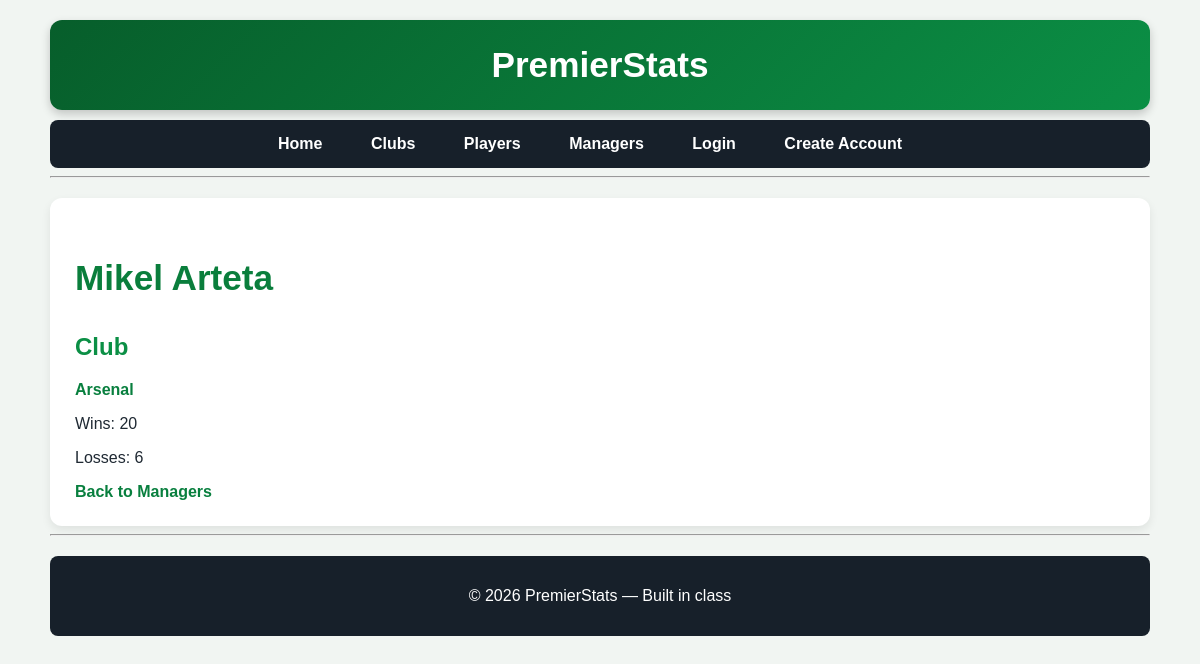
The app's page /manager/1 with its own data.
### app.py (models this page shows)
class Managers(db.Model):
    Managerid = db.Column(db.Integer, primary_key=True)
    Name = db.Column(db.String(80), nullable=False)
    clubs = db.relationship(
    "Clubs",
    backref="manager"
)

class Clubs(db.Model):
    Clubid = db.Column(db.Integer, primary_key=True)
    name = db.Column(db.String(80), nullable=False)
    Wins = db.Column(db.Integer, nullable=False)
    Losses = db.Column(db.Integer, nullable=False)
    Managerid = db.Column(
    db.Integer,
    db.ForeignKey("managers.Managerid")
)
    players = db.relationship(
        "Players",
        secondary=clubs_players,
        back_populates="clubs"
    )

### app.py (the view)
    @app.route("/manager/<int:Managerid>")
    def manager(Managerid):
        manager = Managers.query.get_or_404(Managerid)
        return render_template(
            "manager.html",
            manager=manager
        )

### templates/manager.html
{% extends "layout.html" %}
{% block content %}
<h3>{{ manager.Name }}</h3>
<h2>Club</h2>
{% if manager.clubs %}
    {% for club in manager.clubs %}
       <a href="{{ url_for('club', Clubid=club.Clubid) }}">
            {{ club.name }}</a>
        <p>Wins: {{ club.Wins }}</p>
        <p>Losses: {{ club.Losses }}</p>
    {% endfor %}
{% else %}
    <p>No club assigned.</p>
{% endif %}
<a href="{{ url_for('managers') }}">Back to Managers</a>
{% endblock %}

### static/style.css (style rules this page uses)
body { font-family: Arial, Helvetica, sans-serif; max-width: 1100px; margin: 20px auto; padding: 0 20px; background-color: #f1f5f2; color: #1f2933; }
h2 { color: #0b8f45; }
h3 { color: #0a7e3c; font-size: 2.2em; }
a { color: #087f3e; font-weight: bold; text-decoration: none; }

### records on screen
Managers: Name "Mikel Arteta"
Clubs: name "Arsenal", Wins "20", Losses "6"
